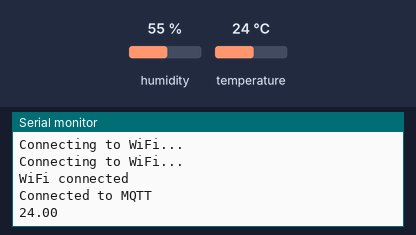
This sketch was run on a simulated ESP32. Parts: the last lines printed to the serial monitor. The inputs (shaded band) are chosen by the test bench; at power-on: temperature 24 °C, humidity 55 %. WiFi joins after 1.5 s; servers stay silent unless stated; no MQTT or app messages arrive unless stated.

Above: at 3.2 s.
3.3 s: temperature set to 12 °C
At 8.0 s:
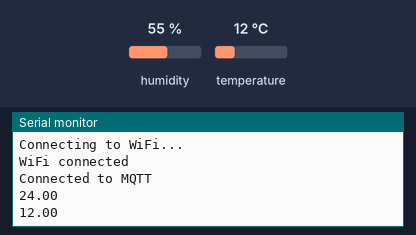
8.9 s: temperature set to 19 °C
At 12.7 s:
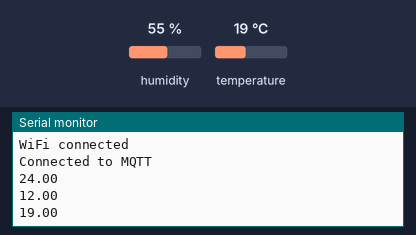
Timing chart, 0 to 14.2 s (numbered marks = the images above; inputs shaded):
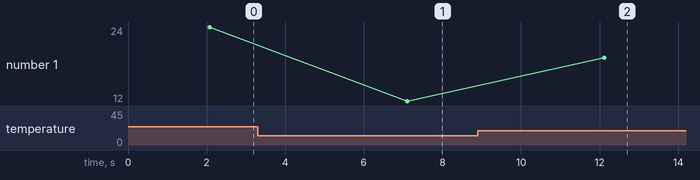

Measured:
- after the input at 3.3 s, the serial monitor: prints a new line after 3.8 s (image 1)
- after the input at 8.9 s, the serial monitor: prints a new line after 3.2 s (image 2)
- plotted number 1: 24 → 12 after the input at 3.3 s, 12 → 19 after the input at 8.9 s

The sketch:

code01.ino
```cpp
#include <WiFi.h>
#include <PubSubClient.h>
#include <DHT.h>

#define DHTPIN 4
#define DHTTYPE DHT11

const char* ssid = "Galaxy";
const char* password = "Hello2025";
const char* mqtt_server = "test.mosquitto.org";

WiFiClient espClient;
PubSubClient client(espClient);
DHT dht(DHTPIN, DHTTYPE);

void setup() {
  Serial.begin(115200);
  dht.begin();

  WiFi.begin(ssid, password);
  while (WiFi.status() != WL_CONNECTED) {
    delay(1000);
    Serial.println("Connecting to WiFi...");
  }

  Serial.println("WiFi connected");

  client.setServer(mqtt_server, 1883);
}

void reconnect() {
  while (!client.connected()) {
    if (client.connect("ESP32_DHT11_Client")) {
      Serial.println("Connected to MQTT");
    } else {
      delay(2000);
    }
  }
}

void loop() {

  if (!client.connected()) {
    reconnect();
  }
  client.loop();

  float temperature = dht.readTemperature();

  if (!isnan(temperature)) {

    char tempString[8];
    dtostrf(temperature, 1, 2, tempString);  // convert float to string

    client.publish("sliot/topic01", tempString);
    Serial.println(tempString);
  }

  delay(5000);
}
```
